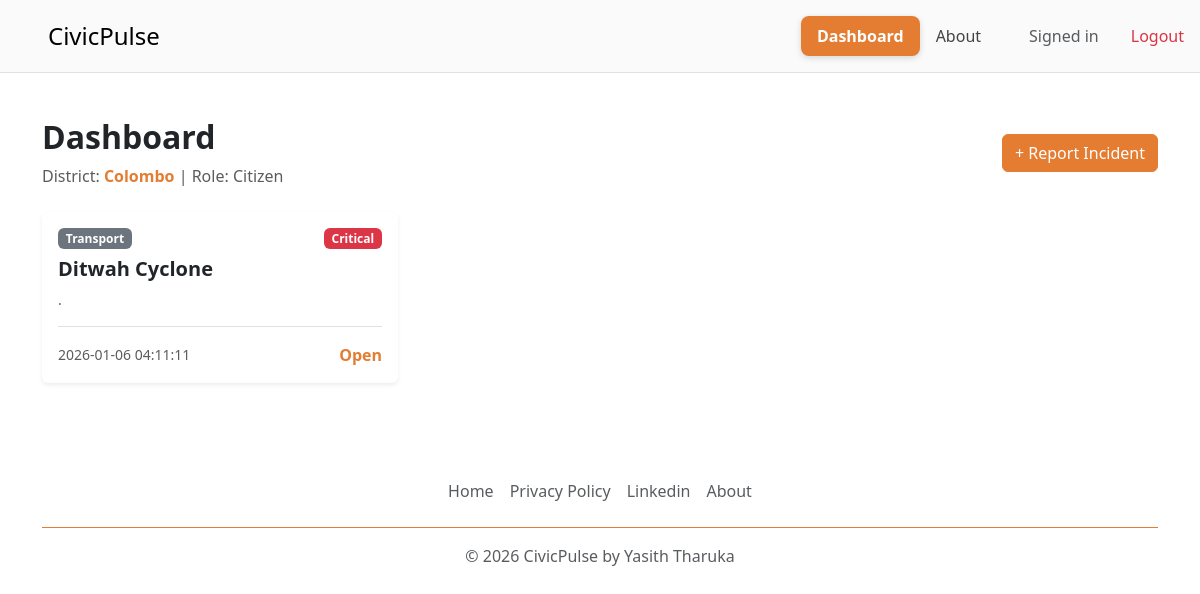
/dashboard (signed in), run on the app's committed database.
### tables this page shows
CREATE TABLE incidents (
    id INTEGER PRIMARY KEY AUTOINCREMENT,
    user_id INTEGER NOT NULL,
    title TEXT NOT NULL,
    category TEXT NOT NULL,
    district TEXT NOT NULL,
    severity TEXT NOT NULL,
    description TEXT,
    status TEXT NOT NULL DEFAULT 'Open', -- Added Default here
    timestamp DATETIME DEFAULT CURRENT_TIMESTAMP,
    FOREIGN KEY (user_id) REFERENCES users(id)
);

### app.py (the view)
@app.route("/dashboard")
@login_required
def dashboard():
    user_id = session["user_id"]
    role = session["role"]
    district = session["district"]
    if role == "official":
        incidents = db.execute(
            "SELECT incidents.* FROM incidents JOIN users ON incidents.user_id = users.id WHERE users.district = ? ORDER BY incidents.timestamp DESC",
            district)
    else:
        incidents = db.execute("SELECT * FROM incidents WHERE user_id = ? ORDER BY timestamp DESC", user_id)
    return render_template("dashboard.html", incidents=incidents)

### app.py (called while the page is built)
def login_required(f):
    @wraps(f)
    def decorated_function(*args, **kwargs):
        if session.get("user_id") is None:
            return redirect("/login")
        return f(*args, **kwargs)
    return decorated_function

@app.after_request
def after_request(response):
    response.headers["Cache-Control"] = "no-cache, no-store, must-revalidate"
    response.headers["Expires"] = 0
    response.headers["Pragma"] = "no-cache"
    if response.content_type and 'text/css' in response.content_type:
        response.headers["Cache-Control"] = "no-cache, no-store, must-revalidate"
    return response

### templates/dashboard.html (shortened to what this page needs)
{% extends "layout.html" %}
{% block main %}
<div class="container py-5">
    <div class="d-flex justify-content-between align-items-center mb-4">
        <div>
            <h2 class="fw-bold">Dashboard</h2>
            <p class="text-muted mb-0">
                District: <span class="text-civic fw-bold">{{ session["district"] }}</span> |
                Role: {{ session["role"].capitalize() }}
            </p>
        </div>
        <a href="/report" class="btn btn-primary">+ Report Incident</a>
    </div>
    <div class="row row-cols-1 row-cols-md-2 row-cols-lg-3 g-4">
        {% for incident in incidents %}
        <div class="col">
            <div class="card h-100 shadow-sm border-0">
                <div class="card-body">
                    <div class="d-flex justify-content-between mb-2">
                        <span class="badge bg-secondary">{{ incident.category }}</span>
                        {% if incident.severity == 'Critical' %}
                        <span class="badge bg-danger">Critical</span>
                        {% else %}
                        <span class="badge bg-warning text-dark">{{ incident.severity }}</span>
                        {% endif %}
                    </div>
                    <h5 class="card-title fw-bold">{{ incident.title }}</h5>
                    <p class="card-text text-muted small">{{ incident.description }}</p>
                    <div class="mt-3 pt-3 border-top d-flex justify-content-between align-items-center">
                        <small class="text-muted">{{ incident.timestamp }}</small>
                        {% if incident.status == 'Resolved' %}
                        <span class="text-success fw-bold">Resolved</span>
                        {% else %}
                        <span class="text-civic fw-bold">Open</span>
                        {% endif %}
                    </div>
                </div>
            </div>
        </div>
        {% endfor %}
    </div>
</div>
{% endblock %}

### static/styles.css (style rules this page uses)
:root { --civic-orange: #E47D32; --civic-orange-light: #E79438; --civic-dark: #212529; }
body { padding-top: 70px !important; }
.btn-primary { background-color: var(--civic-orange) !important; border-color: var(--civic-orange) !important; color: white !important; }
.text-civic { color: var(--civic-orange); }

### data on the page
incidents: district "Colombo", category "Transport", severity "Critical", title "Ditwah Cyclone", description ".", timestamp "2026-01-06 04:11:11", status "Open"

### other printed values
{{ session["role"].capitalize() }} "Citizen"
